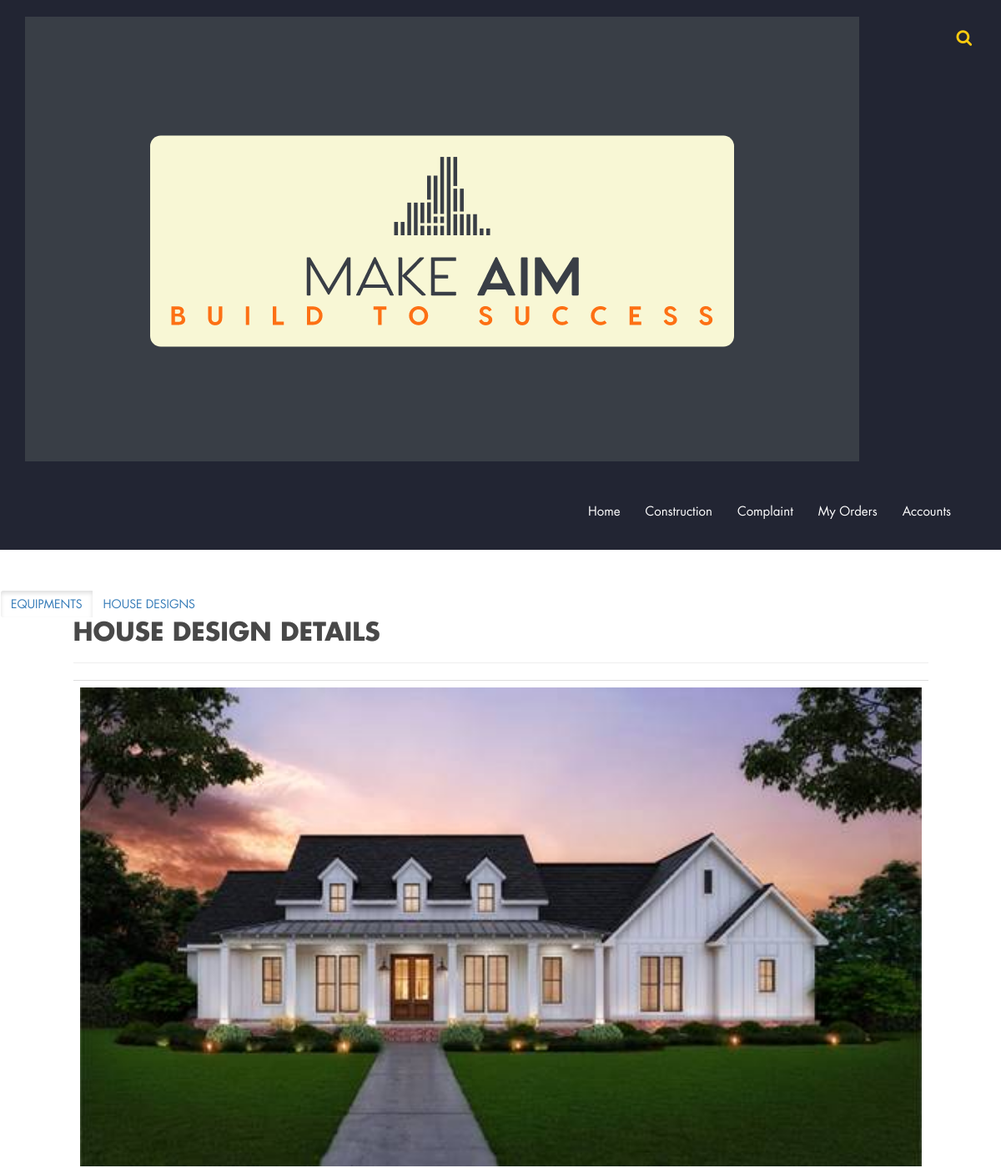
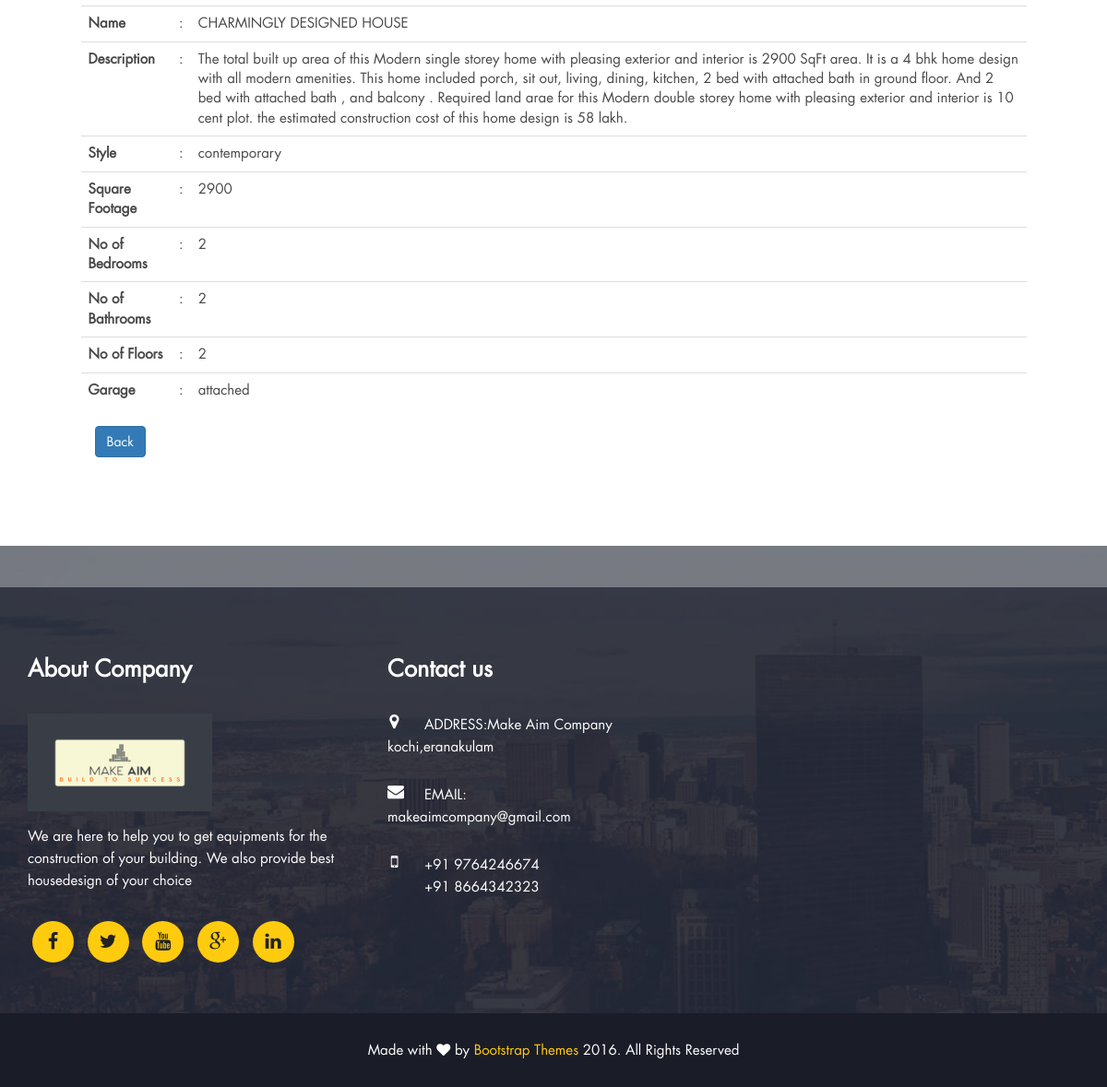
The page /house/3 on the database its author committed (2 pictures, top to bottom).
### admin/models.py (models this page shows, shortened)
class HouseDesign(models.Model):
    name = models.CharField(max_length=100)
    description = models.TextField(blank=True)
    style_choices = [
        ('modern', 'Modern'),
        ('traditional', 'Traditional'),
        ('contemporary', 'Contemporary'),
        ('rustic', 'Rustic')
    ]
    style = models.CharField(choices=style_choices, max_length=20)
    square_footage = models.IntegerField()
    num_bedrooms = models.IntegerField()
    num_bathrooms = models.IntegerField()
    num_floors = models.IntegerField()
    garage_choices = [
        ('none', 'None'),
        ('attached', 'Attached'),
        ('detached', 'Detached')
    ]
    garage = models.CharField(choices=garage_choices, max_length=20, default='none')
    image = models.ImageField(upload_to='house_designs/', blank=True)

### customer/views.py (the view)
# urls.py: path('house/<int:id>', housedesignsdetails, name='custome_housedesignsdetails'),
def housedesignsdetails(request, id):
    design = HouseDesign.objects.get(pk=id)
    return render(request, 'customer/more.html', {'design': design})

### customer/templates/customer/more.html
{% extends 'customer/shared/base.html' %}
{% load static %}
{% load crispy_forms_tags %}
{% block main %}
<br>
<br>
<div class="btn-group c">
    <a href="{% url 'custome_index' %}" class="btn btn-outline-primary active">EQUIPMENTS</a>
    <a href="{% url 'custome_housedesigns' %}" class="btn btn-outline-primary">HOUSE DESIGNS</a>
</div>
<div class="row">
    <div class="col-sm-1"></div>
    <div class="col-sm-10 col-xl-4">
        <div class="row">
            <h2>House Design Details</h2>
            <hr>
            <table class="table table-borderless">
                <tr>
                    <td colspan="3">
                        <img class="card-img-top" src="/media/{{design.image}}" alt="" style="width: 100%;">
                    </td>
                </tr>
                <tr>
                    <th>Name</th>
                    <td>:</td>
                    <td>
                        {{ design.name }}
                    </td>
                </tr>
                <tr>
                    <th>Description</th>
                    <td>:</td>
                    <td>
                        {{ design.description }}
                    </td>
                </tr>
                <tr>
                    <th>Style</th>
                    <td>:</td>
                    <td>
                        {{ design.style }}
                    </td>
                </tr>
                <tr>
                    <th>Square Footage</th>
                    <td>:</td>
                    <td>
                        {{ design.square_footage }}
                    </td>
                </tr>
                <tr>
                    <th>No of Bedrooms</th>
                    <td>:</td>
                    <td>
                        {{ design.num_bedrooms }}
                    </td>
                </tr>
                <tr>
                    <th>No of Bathrooms</th>
                    <td>:</td>
                    <td>
                        {{ design.num_bathrooms }}
                    </td>
                </tr>
                <tr>
                    <th>No of Floors</th>
                    <td>:</td>
                    <td>
                        {{ design.num_floors }}
                    </td>
                </tr>
                <tr>
                    <th>Garage</th>
                    <td>:</td>
                    <td>
                        {{ design.garage }}
                    </td>
                </tr>
            </table>
        </div>
<a href="{% url 'custome_housedesigns' %}" class="btn btn-primary">Back</a>
    </div>
    <div class="col-sm-1"></div>
</div>
<br>
<br>
<br>
<br>
{% endblock main %}

### static/css/bootsnav.css (style rules this page uses)
body { -webkit-transition: all 0.3s ease-in-out; -moz-transition: all 0.3s ease-in-out; -o-transition: all 0.3s ease-in-out; -ms-transition: all 0.3s ease-in-out; transition: all 0.3s ease-in-out; }

### static/css/custom.css (style rules this page uses)
body { font-size: 15px; line-height: 24px; font-family: 'futura_ltbook', sans-serif; color: #484848; }
h1, h2, h3, h4, h5, h6 { font-weight: bold; text-transform: uppercase; color: #484848; font-family: 'futura_ltbold', sans-serif; }
h2 { font-size: 30px; margin: 0 0 20px; }
img { width: 100%; }
a,button { outline: 0 !important; }

### rows shown on the page
HouseDesign: image (picture), name "CHARMINGLY DESIGNED HOUSE", description "The total built up area of this Modern single storey home with pleasing exterior and interior is 2900 SqFt area. It is a 4 bhk home design with all modern amenities. This home included porch, sit out, living, dining, kitchen, 2 bed with attached bath in ground floor. And 2 bed with attached bath , and balcony . Required land arae for this Modern double storey home with pleasing exterior and interior is 10 cent plot. the estimated construction cost of this home design is 58 lakh.", style "contemporary", square_footage "2900", num_bedrooms "2", num_bathrooms "2", num_floors "2", garage "attached"
